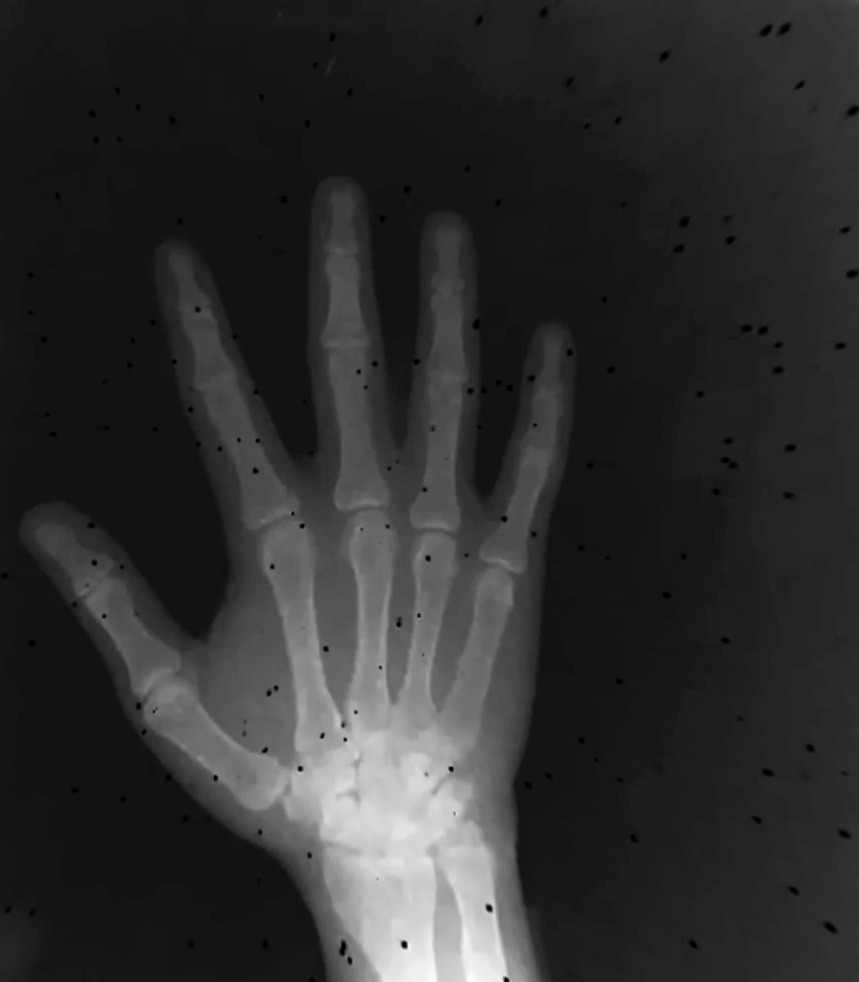
#> input picture img.png, 859 x 982 px
$ python main.py
#> lines starting #> are read from the running program, lines starting #| are printed output that depends on the picture; after the words box and inside, x2 and y2 are one past the last pixel; in counts of white or black regions, pixels touching at a corner belong together
import cv2
import numpy as np
from matplotlib import pyplot as plt
from PIL import Image
from PIL import ImageFilter, ImageEnhance
import cv2
from cv2 import dnn_superres

img = cv2.imread('img.png', cv2.IMREAD_GRAYSCALE)
#> img is the input picture: shape (982, 859); min 0, max 255, mean 45.6
print(img.shape)
#| (982, 859)

_, mask = cv2.threshold(img, 15, 50, cv2.THRESH_BINARY_INV)
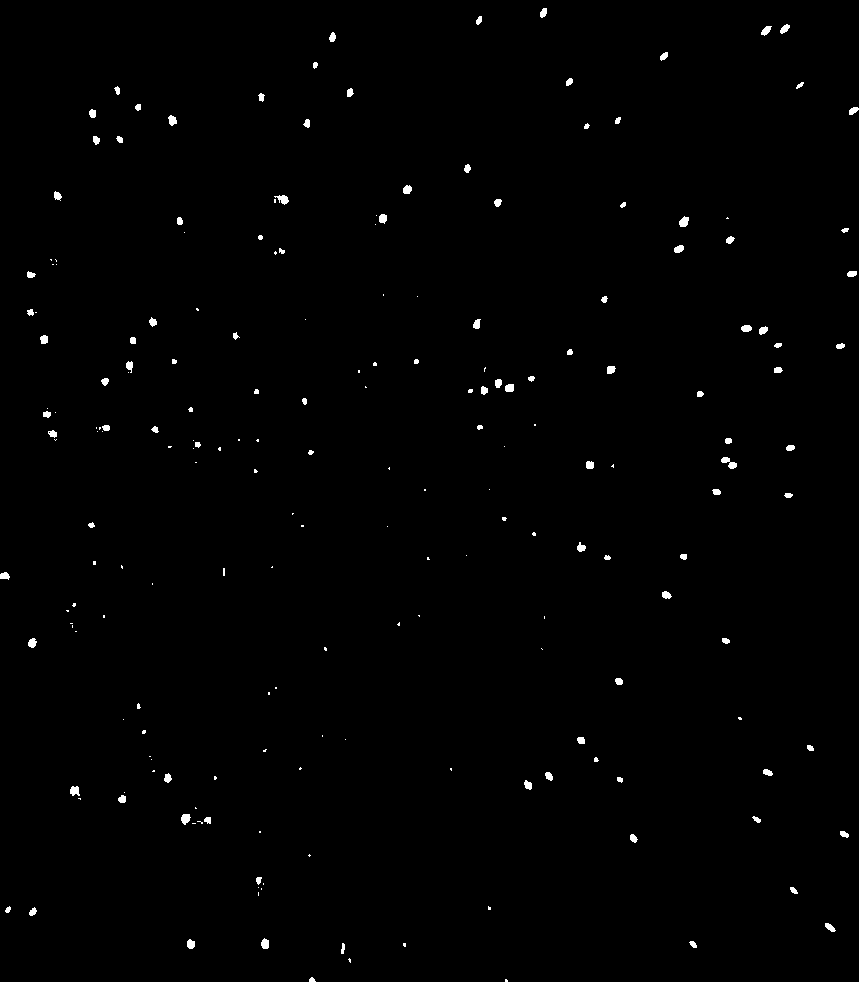
#> mask: shape (982, 859); values 0 (black) and 50 (white), 0.64% white; 205 white regions (97 under 20 px), largest, box (x1, y1, x2, y2) and area: (721, 457, 737, 469) 95, (274, 195, 289, 205) 81, (679, 216, 689, 227) 80

kernal = np.ones((3, 3), np.uint8)

dilation = cv2.dilate(mask, kernal, iterations=3)
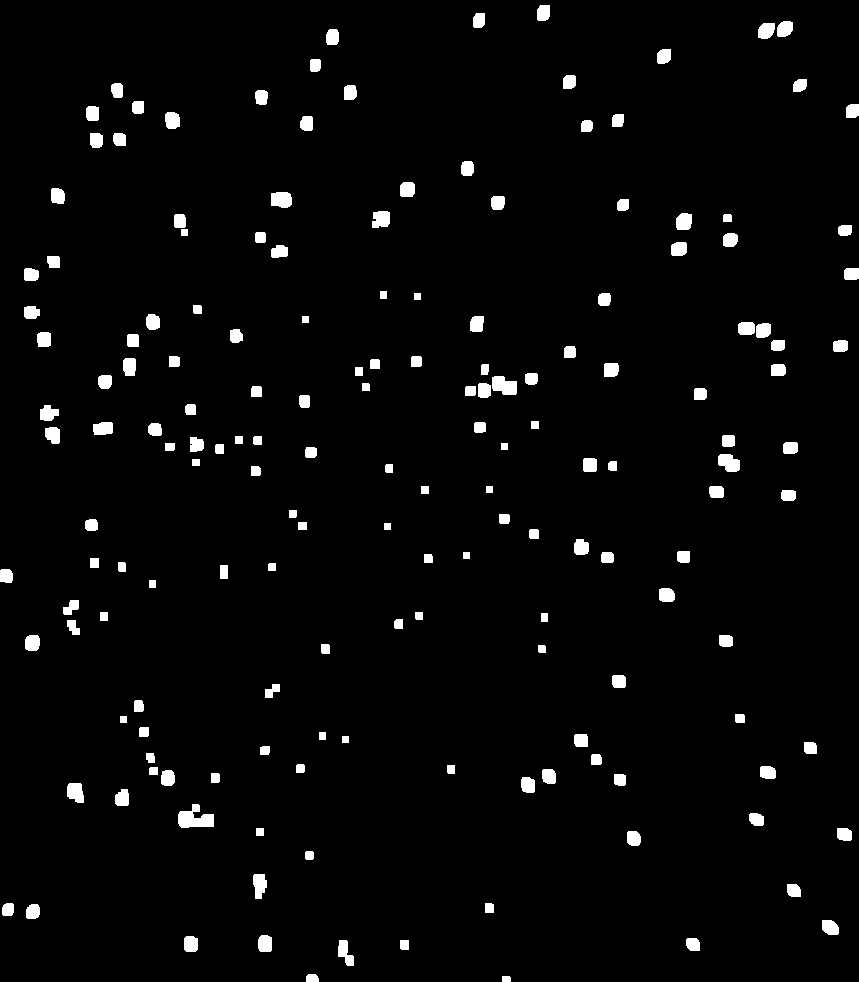
#> dilation: shape (982, 859); values 0 (black) and 50 (white), 2.9% white; 170 white regions, largest, box (x1, y1, x2, y2) and area: (178, 804, 214, 828) 544, (492, 376, 517, 395) 368, (718, 454, 740, 472) 304

maintained_img = cv2.inpaint(img, dilation, 10, cv2.INPAINT_TELEA)

# Create an SR object
sr = dnn_superres.DnnSuperResImpl_create()

print(maintained_img.shape)
#| (982, 859)
# Read the desired model
path = "ESPCN_x4.pb"
#> (the run stopped early here; a loop or call above may not have finished)
